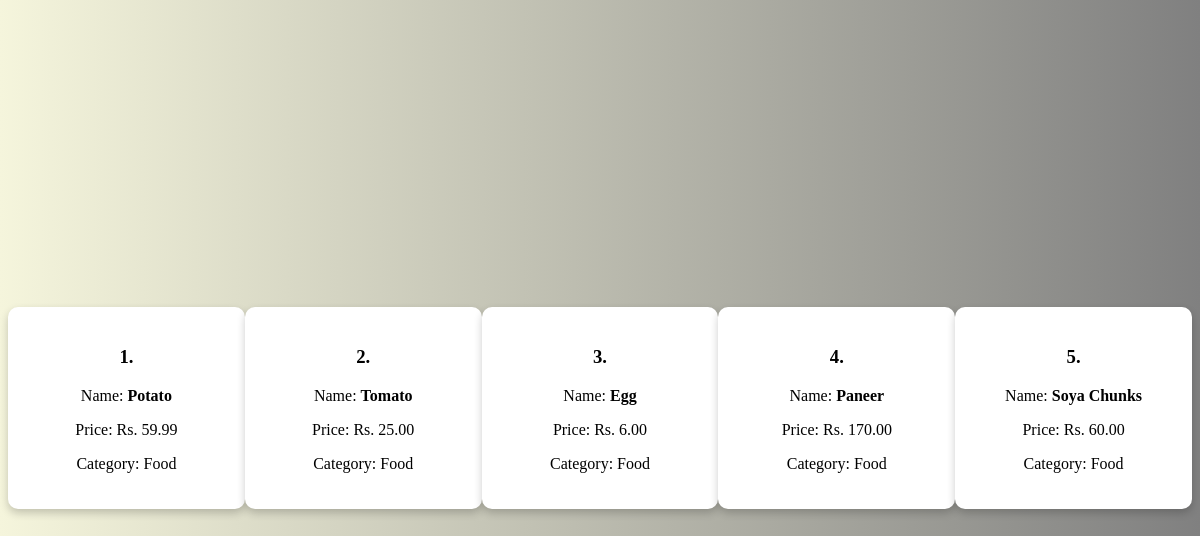
The page /product/list/ on the database its author committed.
### productapp/models.py (models this page shows, shortened)
class Product(models.Model):
    name = models.CharField(max_length=100)
    price = models.DecimalField(max_digits=10, decimal_places=2)
    created_at = models.DateTimeField(auto_now_add=True)
    updated_at = models.DateTimeField(auto_now=True)
    category=models.ForeignKey("Category",on_delete=models.CASCADE, related_name="products", null=True, blank=True)

class Category(models.Model):
    name = models.CharField(max_length=100)

### productapp/views.py (the view)
# urls.py: path("list/", views.product_list, name="product_list"),
def product_list(request):
    category=Category.objects.get(name="Food")
    context={
        "products": category.products.all()
    }
    return render(request,"products.html",context)

### productapp/templates/products.html (shortened to what this page needs)
<!doctype html>
<html>
  <head>
  </head>
  <body style="background-image: linear-gradient(to right, beige, grey)">
    <div class="container">
      {% for product in products %}
      <div class="card">
        <h3>{{forloop.counter}}.</h3>
        <p>Name: <b>{{ product.name }}</b></p>
        <p>Price: Rs. {{ product.price }}</p>
        <p>Category: {{ product.category.name }}</p>
      </div>
      {% endfor %}
    </div>
  </body>
</html>

### productapp/templates/products.html (style rules this page uses)
.container { height: 100vh; display: flex; justify-content: center; align-items: center; text-align: center; }
.card { width:350px; padding: 20px; border-radius: 10px; box-shadow: 0 4px 8px rgba(0, 0, 0, 0.2); background-color: white; text-align:center; }

### rows shown on the page
Product: name "Potato", price "59.99", category.name "Food"
Product: name "Tomato", price "25.00", category.name "Food"
Product: name "Egg", price "6.00", category.name "Food"
Product: name "Paneer", price "170.00", category.name "Food"
Product: name "Soya Chunks", price "60.00", category.name "Food"
